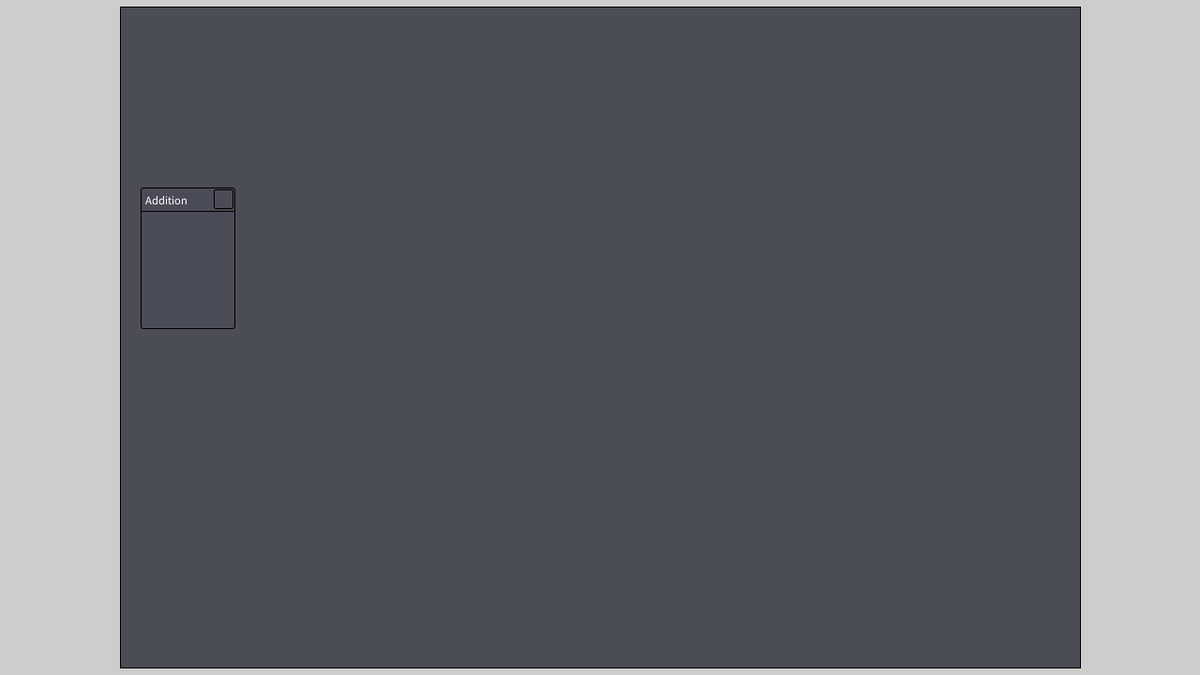
Frame 1 (no input)
Frame 60 (the mouse pressed at the canvas centre just before this capture): identical to frame 1, image omitted
Frame 120 (the mouse held since frame 60 and released just before this capture): identical to frame 1, image omitted

The Processing sketch that drew this single still picture (run headless with seeded random() and noise(); from frame 60 on, the mouse is pressed at the canvas centre):

// Processing sketch: NodeEditor
// ── NodeEditor.pde
//Node editor testing and experimenting by Milan Otten started 24-2-2021

boolean playing = false;

// Dropdown menu settings
float dropdownItemHeight = 25;
float dropdownWidth = 25;

//node editing environment settings
PVector nodeEditorBeginPercent = new PVector(0.1, 0.01);
PVector nodeEditorEndPercent = new PVector(0.9, 0.99);
PVector nodeEditorBegin;
PVector nodeEditorEnd;
PVector nodeEditorSize;

//Node visual settings
color nodeEnvBackgroundColour = #4C4C55;
color nodeColour = #4B4B58;
color nodeStroke = color(0);
color nodeButtonColor = #4B4B58;
color nodeButtonHoveredColor = color(255);

float nodeMinDistFromEdge = 2;

float nodeStrokeWeight = 1;
float nodeTopBarHeight = 25;

float nodeInpuHeight = 25;

// Node arrays
ArrayList<NodeAdd> addNodes = new ArrayList<NodeAdd>(); //Addition nodes - NodeAdd(x, y)

//Read-only important variables
boolean settingsOpened = false;

PVector lastMousePos;

ArrayList<DropdownMenu> activeDropdowns = new ArrayList<DropdownMenu>();

boolean lastFrameOnNode;



void setup() {
  size(1280, 720);
  nodeEditorBegin = new PVector(width * nodeEditorBeginPercent.x, height * nodeEditorBeginPercent.y);
  nodeEditorEnd = new PVector(width * nodeEditorEndPercent.x, height * nodeEditorEndPercent.y);
  nodeEditorSize = new PVector(nodeEditorEnd.x - nodeEditorBegin.x, nodeEditorEnd.y - nodeEditorBegin.y);
  addNodes.add(new NodeAdd(150, 200));
}


void draw() {
  if (!playing) nodeEnvironment();
  lastMousePos = new PVector(mouseX, mouseY);
}


void nodeEnvironment() {
  fill(nodeEnvBackgroundColour);
  rect(nodeEditorBegin.x, nodeEditorBegin.y, nodeEditorSize.x, nodeEditorSize.y);
  
  checkHovered();
  
  for (int i = 0; i < addNodes.size(); i++){
    addNodes.get(i).drawNode();
  }
}

void checkHovered() {
  if (!settingsOpened) {
    for (int i = 0; i < addNodes.size(); i++){
      if (posInNode(mouseX, mouseY, addNodes.get(i)) || addNodes.get(i).lastFrameMouseHover) {
        addNodes.get(i).mouseHover(mouseX, mouseY);
        print("mouse hovered on addition node " + i + "\n");
        addNodes.get(i).lastFrameMouseHover = true;
      }
      if (!posInNode(mouseX, mouseY, addNodes.get(i)) && addNodes.get(i).lastFrameMouseHover) {
        addNodes.get(i).lastFrameMouseHover = false;
      }
    }
  }
}

void mouseReleased() {
  //Checking whether mouse click is valid
  if (!settingsOpened) {
    for (int i = 0; i < addNodes.size(); i++){
      addNodes.get(i).mouseUp(mouseX, mouseY, posInNode(mouseX, mouseY, addNodes.get(i)));
    }
  }
}

void mousePressed() {
  //Checking whether mouse click is valid
  if (!settingsOpened && activeDropdowns.size() == 0) {
    for (int i = 0; i < addNodes.size(); i++){
      if (posInNode(mouseX, mouseY, addNodes.get(i))) {
        addNodes.get(i).mouseDown(mouseX, mouseY);
      }
    }
  }
}

boolean posInNode(float px, float py, NodeAdd n) {
  return (px >= n.pos.x && px <= n.pos.x + n.size.x && py >= n.pos.y && py <= n.pos.y + n.size.y);
}

boolean posIn(float px, float py, float x, float y, float sx, float sy) {
  return (px >= x && px <= x + sx && py >= y && py <= y + sy);
}

// ── Button.pde
class Button {
  PVector pos;
  PVector size;
  color c;  // Regular colour
  
  boolean hovered;
  
  //without specified colour
  Button(int anchX, int anchY, float x, float y, float sx, float sy, PVector nodeSize) {
    pos = new PVector(anchX == 1 ? nodeSize.x-x-sx+1 : x, anchY == 1 ? nodeSize.y-y-sy+1 : y);
    size = new PVector(sx, sy);
    c = nodeButtonColor;
  }
  //with colour
  Button(int anchX, int anchY, float x, float y, float sx, float sy, PVector nodeSize, color col) {
    pos = new PVector(anchX == 1 ? nodeSize.x-x-sx+1 : x, anchY == 1 ? nodeSize.y-y-sy+1 : y);
    size = new PVector(sx, sy);
    c = col;
  }
  
  void drawButton() {
    fill(lerpColor(c, nodeButtonHoveredColor, hovered ? 0.1 : 0));
    rect(pos.x, pos.y, size.x, size.y, 2);
  }
}

// ── DropdownMenu.pde
class DropdownMenu {
  PVector pos;
  PVector size = new PVector(100, 150);
  
  String[] options;
  
  DropdownMenu (String[] options_) {
    options = options_;
  }
}

// ── Node.pde
class Node {
  PVector pos;
  PVector size = new PVector(100, 150);
  
  float[] inputNodes;
  float[] outputNodes;
  
  void drawRegularNode() {
    fill(nodeColour);
    stroke(nodeStroke);
    strokeWeight(nodeStrokeWeight);
    rect(0, 0, size.x, size.y, 3);
    line(0, nodeTopBarHeight, size.x, nodeTopBarHeight);
  }  
}

// ── NodeAdd.pde
class NodeAdd extends Node {
  
  boolean mouseHovered;
  boolean mouseHoveredTopbar;
  boolean mouseDraggingTopbar;
  PVector mouseDraggingOffset;
  
  String nodeName = "Addition";
  
  Button[] button = new Button[1];
  
  boolean lastFrameMouseHover;
  
  NodeAdd(PVector p) {
    pos = p;
    instantiateButtons();
  }
  
  NodeAdd(float x, float y) {
    pos = new PVector(x, y);
    instantiateButtons();
  }
  
  void instantiateButtons() {
    button[0] = new Button(1, 0, 2.5, 2.5, 20, 20, size); //Button for deleting node
  }
  
  void drawNode() {
    // Pushing the matrix stack so that the top left of the node is (0, 0), making it easier to draw relative coords
    // Dragging
    if (mouseDraggingTopbar) {
      pos = new PVector(constrain(mouseDraggingOffset.x + mouseX, nodeEditorBegin.x + nodeMinDistFromEdge, nodeEditorEnd.x - size.x - nodeMinDistFromEdge), 
      constrain(mouseDraggingOffset.y + mouseY, nodeEditorBegin.y + nodeMinDistFromEdge, nodeEditorEnd.y - size.y - nodeMinDistFromEdge));
    }
    pushMatrix();
    
    translate(pos.x, pos.y);
    //Drawing the basic node parts, which should be mostly the same for every node
    drawRegularNode();
    
    for (Button b : button) {
      b.drawButton();
    }
    
    fill(255);
    textSize(nodeTopBarHeight/2);
    text(nodeName, 5, 18);
    
    popMatrix();
  }
  
  void mouseHover(float x, float y) {
    //Gettting mouse down position relative to the node
    float relX = x-pos.x;
    float relY = y-pos.y;
    //print("Relative mouse position: (" + relX + ", " + relY + ")\n");
    
    mouseHoveredTopbar = relY <= nodeTopBarHeight;
    //print(mouseHoveredTopbar);
    
    //Going over each button, and checkign whether the mouse is hovering over it
    for (Button b : button) {
      b.hovered = (mouseOnButton(b, relX, relY));
    }
  }
  
  void mouseDown(float x, float y) {
    mouseDraggingTopbar = mouseHoveredTopbar;
    mouseDraggingOffset = new PVector(pos.x-x, pos.y-y);
  }
  
  void mouseUp(float x, float y, boolean onNode) {
    mouseDraggingTopbar = false;
    if (onNode) {
      
    }
  }
  
  //Checking whether mouse is on a button based on the relative position of both the button and the mouse
  boolean mouseOnButton(Button b, float x, float y) {
    return (x >= b.pos.x && x <= b.pos.x + b.size.x && y >= b.pos.y && y <= b.pos.y + b.size.y);
  }
}
